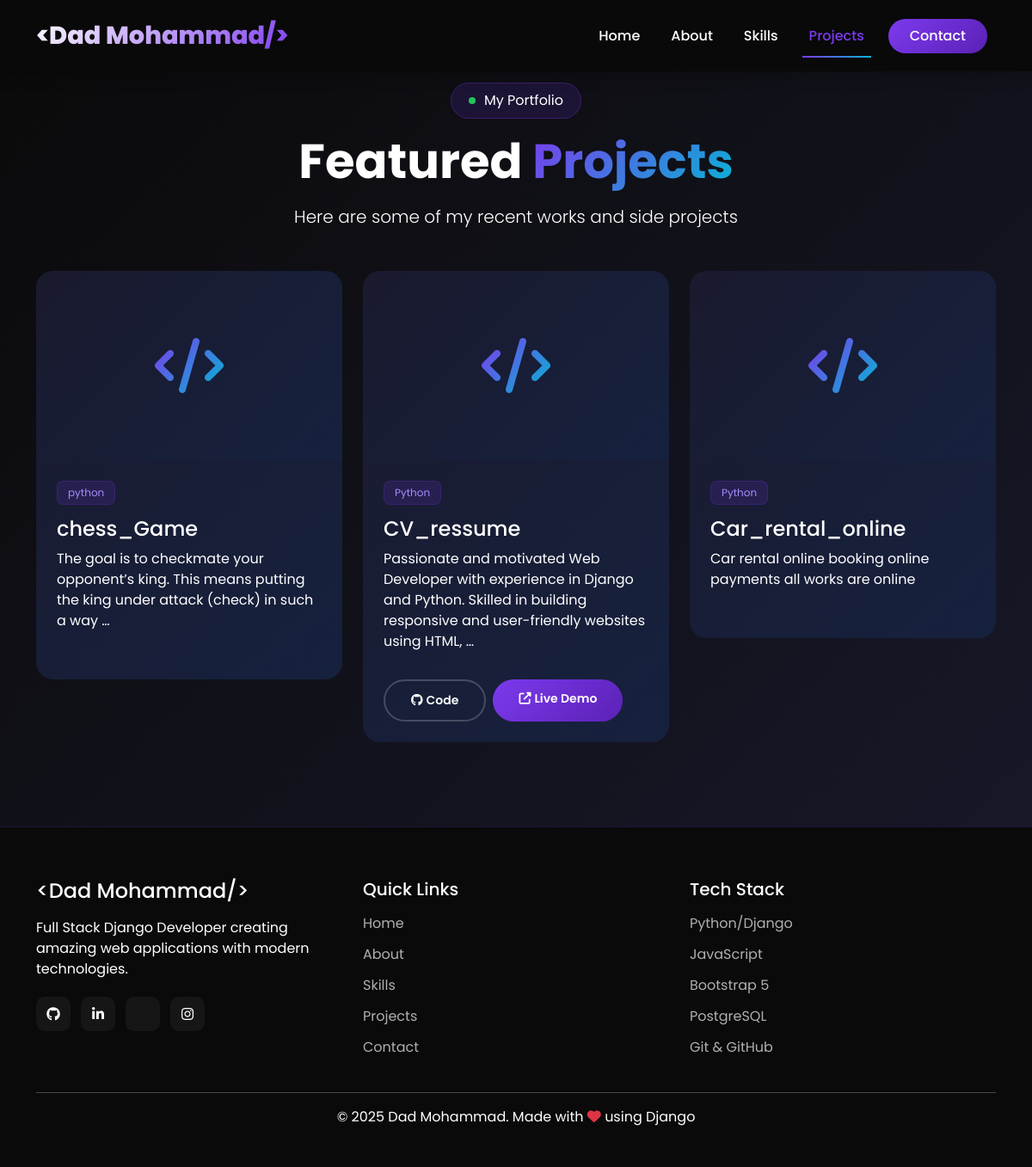
/projects/, run on the app's committed database.
### main/models.py (models this page shows, shortened)
class Project(models.Model):
    title = models.CharField(max_length=200)
    description = models.TextField()
    technologies = models.CharField(max_length=200, help_text='e.g., Python, Django, Bootstrap')
    image = models.ImageField(upload_to='projects/', blank=True, null=True)
    github_link = models.URLField(blank=True, null=True)
    live_link = models.URLField(blank=True, null=True)
    created_at = models.DateTimeField(default=timezone.now)
    class Meta:
        ordering = ['-created_at']

### main/views.py (the view)
# urls.py: path('projects/', views.projects, name='projects'),
def projects(request):
    context = {
        'projects': Project.objects.all(),
    }
    return render(request, 'main/projects.html', context)

### main/templates/main/projects.html (shortened to what this page needs)
{% extends 'main/base.html' %}
{% load static %}
{% block content %}
<section class="py-5 mt-5">
    <div class="container">
        <div class="text-center mb-5">
            <div class="hero-badge d-inline-flex mb-3">
                <span class="badge-dot"></span>
                <span>My Portfolio</span>
            </div>
            <h1 class="display-4 fw-bold text-white mb-3">Featured <span class="text-primary">Projects</span></h1>
            <p class="lead text-white">Here are some of my recent works and side projects</p>
        </div>
        <div class="row g-4">
            {% for project in projects %}
            <div class="col-md-6 col-lg-4">
                <div class="project-card">
                    {% if project.image %}
                    <div class="position-relative overflow-hidden" style="height: 220px;">
                        <img src="{{ project.image.url }}" alt="{{ project.title }}" class="project-image" style="width: 100%; height: 100%; object-fit: cover;">
                    </div>
                    {% else %}
                    <div class="project-image-placeholder d-flex align-items-center justify-content-center" style="height: 220px; background: linear-gradient(135deg, #1a1a2e, #16213e);">
                        <i class="fas fa-code fa-4x text-primary"></i>
                    </div>
                    {% endif %}
                    <div class="project-content p-4">
                        <div class="project-tech mb-2">
                            {% for tech in project.technologies.split|slice:":2" %}
                            <span class="tech-tag">{{ tech }}</span>
                            {% endfor %}
                        </div>
                        <h4 class="project-title text-white mb-2">{{ project.title }}</h4>
                        <p class="project-desc text-white">{{ project.description|truncatewords:20 }}</p>
                        <div class="d-flex gap-2 mt-3">
                            {% if project.github_link %}
                            <a href="{{ project.github_link }}" target="_blank" class="btn btn-outline-light btn-sm">
                                <i class="fab fa-github me-1"></i>Code
                            </a>
                            {% endif %}
                            {% if project.live_link %}
                            <a href="{{ project.live_link }}" target="_blank" class="btn btn-primary btn-sm">
                                <i class="fas fa-external-link-alt me-1"></i>Live Demo
                            </a>
                            {% endif %}
                        </div>
                    </div>
                </div>
            </div>
            {% endfor %}
        </div>
    </div>
</section>
{% endblock %}

### static/css/style.css (style rules this page uses)
* { margin: 0; padding: 0; box-sizing: border-box; }
body { font-family: 'Poppins', sans-serif; background: linear-gradient(135deg, #0a0a0a 0%, #1a1a2e 100%); color: #fff; overflow-x: hidden; }
.hero-badge { display: inline-flex; align-items: center; gap: 10px; background: rgba(124, 58, 237, 0.15); backdrop-filter: blur(10px); padding: 8px 20px; border-radius: 50px; border: 1px solid rgba(124, 58, 237, 0.3); margin-bottom: 20px; animation: fadeInUp 0.8s ease both; }
.badge-dot { width: 8px; height: 8px; background: #22c55e; border-radius: 50%; animation: badgePulse 2s infinite; flex-shrink: 0; }
.btn { padding: 12px 30px; border-radius: 50px; font-weight: 600; transition: all 0.3s ease; }
.btn-primary { background: linear-gradient(135deg, #7c3aed, #5b21b6); border: none; }
.btn-outline-light { border: 2px solid rgba(255, 255, 255, 0.2); }
.text-primary { background: linear-gradient(135deg, #7c3aed, #06b6d4); -webkit-background-clip: text; -webkit-text-fill-color: transparent; background-clip: text; }
.project-card { background: linear-gradient(135deg, #1a1a2e, #16213e); border-radius: 20px; overflow: hidden; transition: all 0.4s ease; position: relative; display: flex; flex-direction: column; }
.project-card::before { content: ''; position: absolute; top: 0; left: 0; right: 0; height: 3px; background: linear-gradient(135deg, #7c3aed, #06b6d4); transform: scaleX(0); transition: transform 0.4s ease; z-index: 1; }
.project-content { padding: 20px; flex: 1; display: flex; flex-direction: column; }
.project-tech { margin-top: auto; }
.tech-tag { display: inline-block; background: rgba(124, 58, 237, 0.15); color: #a78bfa; padding: 4px 12px; border-radius: 8px; font-size: 0.75rem; margin-right: 6px; margin-bottom: 6px; transition: all 0.3s ease; border: 1px solid rgba(124, 58, 237, 0.2); }

### data on the page
Project: split "python", title "chess_Game", description "The goal is to checkmate your opponent’s king. This means putting the king under attack (check) in such a way …"
Project: split "Python", title "CV_ressume", description "Passionate and motivated Web Developer with experience in Django and Python. Skilled in building responsive and user-friendly websites using HTML, …"
Project: split "Python", title "Car_rental_online", description "Car rental online booking online payments all works are online"
